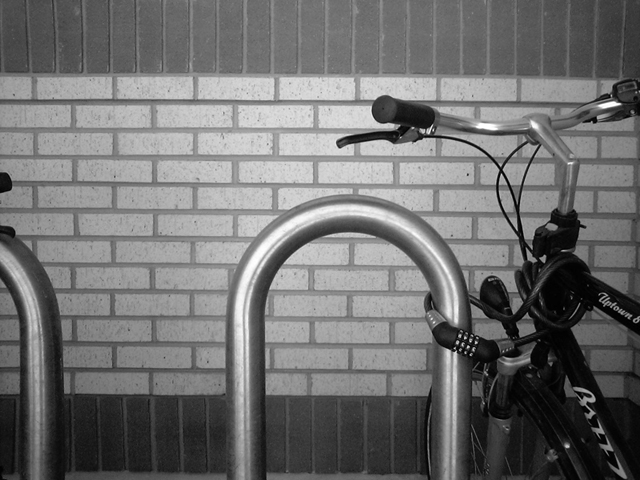
%> input picture codes/ch13_Scale-SpaceImageProcessing/4. Laplacian in Scale Space/bike.png, 640 x 480 px
$ octave Laplacian.m   (GNU Octave 9; MATLAB toolbox functions it lacks are replaced by stand-ins)
%> lines starting %> are read from the running program, lines starting %| are printed output that depends on the picture; in (x1, y1, x2, y2) boxes, pixels count from 0 and x2, y2 are one past the last pixel; in counts of white or black regions, pixels touching at a corner belong together; the program's own positions count from 1
% EE368/CS232 Digital Image Processing
% Bernd Girod
% Department of Electrical Engineering, Stanford University

% Script by Qiyuan Tian and David Chen
% Scale space: Laplacian images

clear, clc, close all

% Load test image
img = double(imread('bike.png'));
%> img: size 480x640 double; min 0, max 255, mean 112.2; mean of the top-left, top-right, bottom-left and bottom-right quarters 144.1, 124.8, 103, 77

tArray = [1, 4, 16, 64];
for i = 1 : numel(tArray)

    % Filter by Gaussian and Laplacian-of-Gaussian
    t = tArray(i);
    sigma = sqrt(t);
    fSize = ceil(sigma*3)*2 + 1;
    h1 = fspecial('gaussian', [fSize, fSize], sigma);
    h2 = fspecial('log', [fSize, fSize], sigma);
    filteredImg1 = uint8(imfilter(img, h1, 'replicate'));
    filteredImg2 = t * imfilter(img, h2, 'replicate');

    % Binarize
    bw = filteredImg2 >=0;
    filteredImg2 = uint8(filteredImg2 + 128);

    % Show and save images
    figure
    subplot(2, 2, 1), imshow(filteredImg1);
    title(sprintf('Filtered by Gaussian, t = %d', t));
    subplot(2, 2, 2), imshow(filteredImg2);
    title(sprintf('Filtered by LoG, t = %d', t));
    subplot(2, 2, 3), imshow(bw);
    title(sprintf('Binarized, t = %d', t));
    imwrite(filteredImg1, ['Laplacian_gau_', num2str(t), '.png']);
    imwrite(filteredImg2, ['Laplacian_log_', num2str(t), '.png']);
    imwrite(bw, ['Laplacian_bw_', num2str(t), '.png']);

end % i
%> this loop made 4 passes
%> pass 1, `filteredImg2 = t * imfilter(img, h2, 'replicate');`:
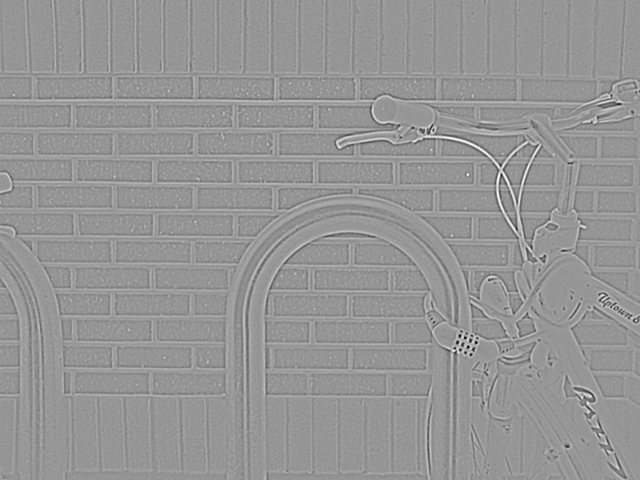
%> filteredImg2: size 480x640 double; min -99.41, max 69.86, mean 0; drawn with min black and max white
%> pass 1, `bw = filteredImg2 >=0;`:
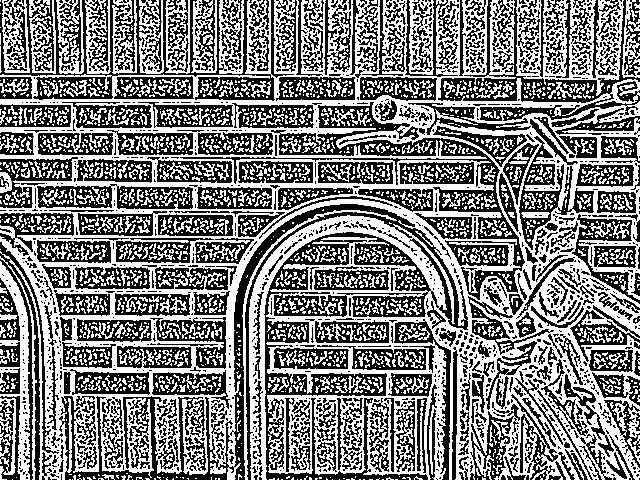
%> bw: size 480x640 logical; 49.8% white; 2258 white regions (1736 under 20 px), largest, box (x1, y1, x2, y2) and area: (0, 0, 640, 480) 99315, (516, 0, 624, 96) 4906, (0, 261, 30, 480) 2187
%> pass 1, `filteredImg2 = uint8(filteredImg2 + 128);`:
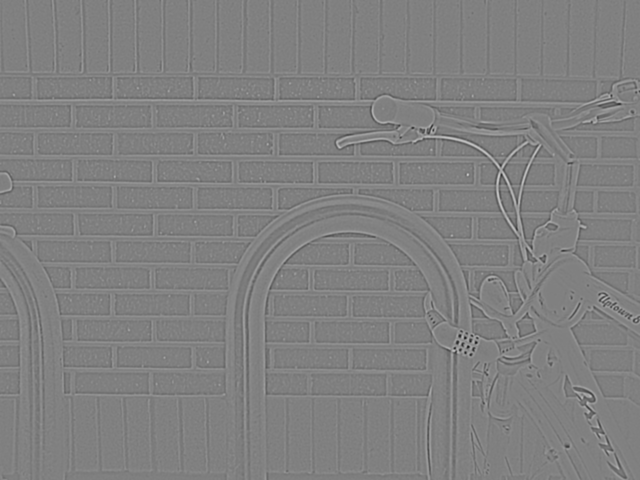
%> filteredImg2: size 480x640 uint8; min 29, max 198, mean 128
